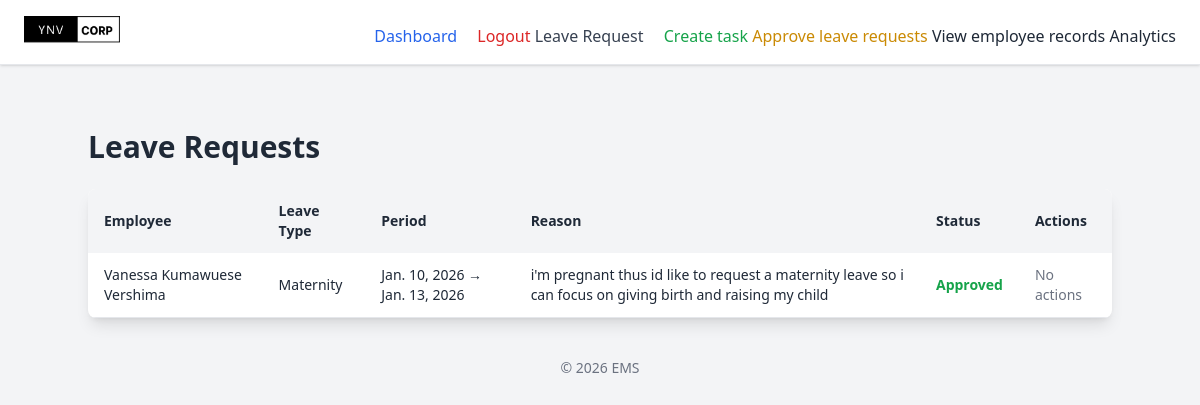
Page /leave-approval/ (signed in) on the earlier database version.
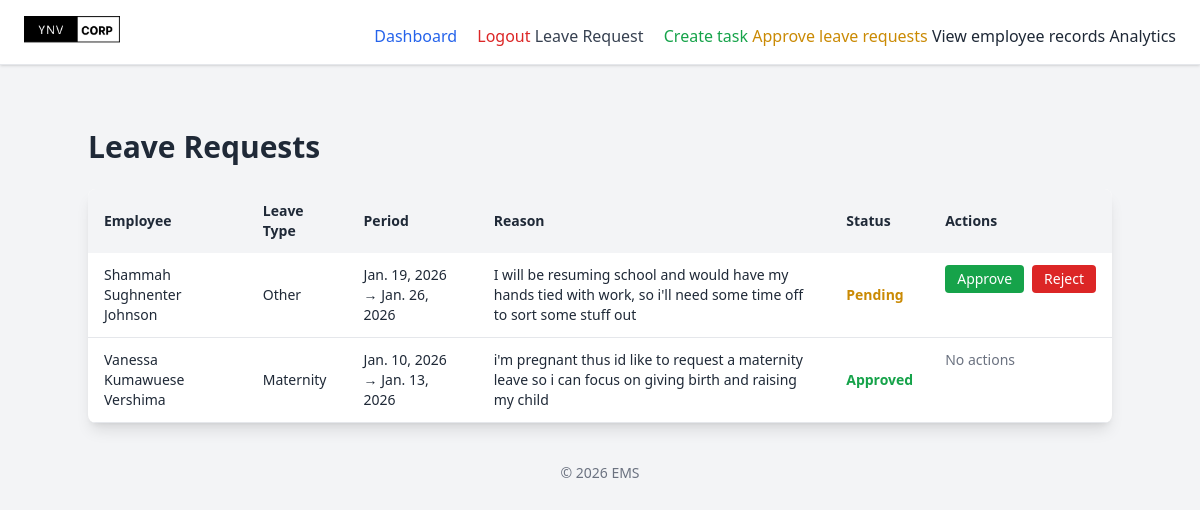
Same page on the later database version.
### employee/models.py (models this page shows, shortened)
class LeaveRequest(models.Model):
    STATUS_CHOICES = [
        ('Pending', 'Pending'),
        ('Approved', 'Approved'),
        ('Rejected', 'Rejected'),
    ] # status choices for the leave request
    LEAVE_TYPE=(
        ('sick', 'SICK'),
        ('annual', 'ANNUAL'),
        ('unpaid', 'UNPAID'),
        ('maternity', 'MATERNITY'),
        ('paternity', 'PATERNITY'),
        ('bereavement', 'BEREAVEMENT'),
        ('other', 'OTHER'),
        )
    employee = models.ForeignKey(Employee, on_delete=models.CASCADE, related_name='leave_requests')
    start_date = models.DateField() #date field for start date
    end_date = models.DateField() #date field for end date
    reason = models.TextField() #reason for leave field
    leave_type = models.CharField(max_length=20, choices=LEAVE_TYPE, default='other') #leave type field with choices
    status = models.CharField(max_length=10, choices=STATUS_CHOICES, default='Pending') #status field with choices
    applied_on = models.DateField(auto_now_add=True) #date field for applied on
    updated_at = models.DateTimeField(auto_now_add=True)
    class Meta:
        ordering = ['-applied_on']
        verbose_name = "Leave Request"
        verbose_name_plural = "Leave Requests"

class Employee(AbstractUser):
    GENDER_CHOICES=(
        ('male', 'MALE'),
        ('female', 'FEMALE'),
        )
    POSITION_CHOICES=(
        ('manager', 'MANAGER'),
        ('developer', 'DEVELOPER'),
        ('designer', 'DESIGNER'),
        ('tester', 'TESTER'),
        ('hr manager', 'HR MANAGER'),
        ('intern', 'INTERN'),
        ('software engineer', 'SOFTWARE ENGINEER'),
        ('data scientist', 'DATA SCIENTIST'),
        ('product manager', 'PRODUCT MANAGER'),
        ('business analyst', 'BUSINESS ANALYST'),
        ('devops engineer', 'DEVOPS ENGINEER'),
        ('system administrator', 'SYSTEM ADMINISTRATOR'),
        ('network engineer', 'NETWORK ENGINEER'),
        ('technical support', 'TECHNICAL SUPPORT'),
        ('it consultant', 'IT CONSULTANT'),
        ('other', 'OTHER'),
    )
    DEPARTMENT_CHOICES=(
        ('sales', 'SALES'),
        ('resarch & development', 'RESEARCH & DEVELOPMENT'),
        ('software development', 'SOFTWARE DEVELOPMENT'),
        ('product research', 'PRODUCT RESEARCH'),
        ('marketing', 'MARKETING'),
        ('human resource', 'HUMAN RESOURCE'),
        ('legal','LEGAL'),
        ('customer service', 'CUSTOMER SERVICE')
    )
    full_name = models.CharField(max_length=200, blank=True)
    username = None
    email = models.EmailField(unique=True)
    gender = models.CharField(max_length=10, choices=GENDER_CHOICES)
    position = models.CharField(max_length=200, blank=True, choices=POSITION_CHOICES)
    date_of_birth = models.DateField(null=True)
    employment_date = models.DateField(default=date.today)
    phone_number = models.CharField(max_length=15, blank=True)
    address = models.CharField(max_length=200, blank=True)
    employee_id = models.CharField(max_length=20, unique=True, blank=True)
    department = models.CharField(max_length=100, blank=True, choices=DEPARTMENT_CHOICES)
    USERNAME_FIELD = 'email'
    REQUIRED_FIELDS = []

### employee/views.py (the view)
# urls.py: path('leave-approval/', ApproveLeaveRequestView.as_view(), name='leave_approve'),
class ApproveLeaveRequestView(LoginRequiredMixin, AdminOnlyMixin, ListView):
    model = LeaveRequest
    template_name = 'employee/leave_approval.html'
    context_object_name = 'leave_requests'

### employee/views.py (called while the page is built)
    def test_func(self):
        return self.request.user.is_superuser

### employee/templates/employee/leave_approval.html
{% extends "employee/base.html" %}
{% block content %}
{% load static %}
<div class="max-w-5xl mx-auto mt-10">
  <h1 class="text-3xl font-bold mb-6">Leave Requests</h1>
  <div class="bg-white shadow-lg rounded-lg overflow-hidden">
    <table class="min-w-full text-left text-sm">
      <thead class="bg-gray-100">
        <tr>
          <th class="px-4 py-3">Employee</th>
          <th class="px-4 py-3">Leave Type</th>
          <th class="px-4 py-3">Period</th>
          <th class="px-4 py-3">Reason</th>
          <th class="px-4 py-3">Status</th>
          <th class="px-4 py-3">Actions</th>
        </tr>
      </thead>
      <tbody>
        {% for req in leave_requests %}
        <tr class="border-b">
          <td class="px-4 py-3">{{ req.employee.full_name }}</td>
          <td class="px-4 py-3 capitalize">{{ req.leave_type }}</td>
          <td class="px-4 py-3">{{ req.start_date }} → {{ req.end_date }}</td>
          <td class="px-4 py-3">{{ req.reason }}</td>
          <td class="px-4 py-3 font-semibold">
            {% if req.status == "Pending" %}
            <span class="text-yellow-600">Pending</span>
            {% elif req.status == "Approved" %}
            <span class="text-green-600">Approved</span>
            {% else %}
            <span class="text-red-600">Rejected</span>
            {% endif %}
          </td>
          <td class="px-4 py-3 flex gap-2">
            {% if req.status == "Pending" %}
            <a
              href="{% url 'update-leave' req.id 'approve' %}"
              class="px-3 py-1 bg-green-600 text-white rounded"
            >
              Approve
            </a>
            <a
              href="{% url 'update-leave' req.id 'reject' %}"
              class="px-3 py-1 bg-red-600 text-white rounded"
            >
              Reject
            </a>
            {% else %}
            <span class="text-gray-500">No actions</span>
            {% endif %}
          </td>
        </tr>
        {% endfor %}
      </tbody>
    </table>
  </div>
</div>
{% endblock %}

Differences in the rows shown:
added LeaveRequest: employee.full_name "Shammah Sughnenter Johnson", leave_type "Other", start_date "Jan. 19, 2026", end_date "Jan. 26, 2026", reason "I will be resuming school and would have my hands tied with work, so i'll need some time off to sort some stuff out", status "Pending"
